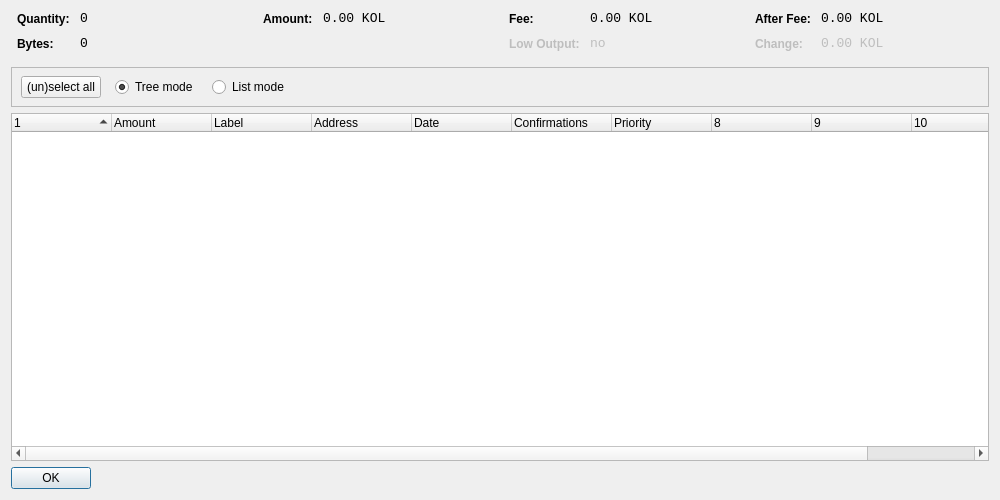
<?xml version="1.0" encoding="UTF-8"?>
<ui version="4.0">
 <class>CoinControlDialog</class>
 <widget class="QDialog" name="CoinControlDialog">
  <property name="geometry">
   <rect>
    <x>0</x>
    <y>0</y>
    <width>1000</width>
    <height>500</height>
   </rect>
  </property>
  <property name="windowTitle">
   <string>Coin Control</string>
  </property>
  <layout class="QVBoxLayout" name="verticalLayout">
   <item>
    <layout class="QHBoxLayout" name="horizontalLayoutTop" stretch="0,0,0,0">
     <property name="topMargin">
      <number>0</number>
     </property>
     <property name="bottomMargin">
      <number>10</number>
     </property>
     <item>
      <layout class="QFormLayout" name="formLayoutCoinControl1">
       <property name="horizontalSpacing">
        <number>10</number>
       </property>
       <property name="verticalSpacing">
        <number>10</number>
       </property>
       <property name="leftMargin">
        <number>6</number>
       </property>
       <property name="rightMargin">
        <number>6</number>
       </property>
       <item row="0" column="0">
        <widget class="QLabel" name="labelCoinControlQuantityText">
         <property name="styleSheet">
          <string notr="true">font-weight:bold;</string>
         </property>
         <property name="text">
          <string>Quantity:</string>
         </property>
        </widget>
       </item>
       <item row="0" column="1">
        <widget class="QLabel" name="labelCoinControlQuantity">
         <property name="font">
          <font>
           <family>Monospace</family>
           <pointsize>10</pointsize>
          </font>
         </property>
         <property name="cursor">
          <cursorShape>IBeamCursor</cursorShape>
         </property>
         <property name="contextMenuPolicy">
          <enum>Qt::ActionsContextMenu</enum>
         </property>
         <property name="text">
          <string notr="true">0</string>
         </property>
         <property name="textInteractionFlags">
          <set>Qt::LinksAccessibleByMouse|Qt::TextSelectableByKeyboard|Qt::TextSelectableByMouse</set>
         </property>
        </widget>
       </item>
       <item row="1" column="0">
        <widget class="QLabel" name="labelCoinControlBytesText">
         <property name="styleSheet">
          <string notr="true">font-weight:bold;</string>
         </property>
         <property name="text">
          <string>Bytes:</string>
         </property>
        </widget>
       </item>
       <item row="1" column="1">
        <widget class="QLabel" name="labelCoinControlBytes">
         <property name="font">
          <font>
           <family>Monospace</family>
           <pointsize>10</pointsize>
          </font>
         </property>
         <property name="cursor">
          <cursorShape>IBeamCursor</cursorShape>
         </property>
         <property name="contextMenuPolicy">
          <enum>Qt::ActionsContextMenu</enum>
         </property>
         <property name="text">
          <string notr="true">0</string>
         </property>
         <property name="textInteractionFlags">
          <set>Qt::LinksAccessibleByMouse|Qt::TextSelectableByKeyboard|Qt::TextSelectableByMouse</set>
         </property>
        </widget>
       </item>
      </layout>
     </item>
     <item>
      <layout class="QFormLayout" name="formLayoutCoinControl2">
       <property name="horizontalSpacing">
        <number>10</number>
       </property>
       <property name="verticalSpacing">
        <number>10</number>
       </property>
       <property name="leftMargin">
        <number>6</number>
       </property>
       <property name="rightMargin">
        <number>6</number>
       </property>
       <item row="0" column="0">
        <widget class="QLabel" name="labelCoinControlAmountText">
         <property name="styleSheet">
          <string notr="true">font-weight:bold;</string>
         </property>
         <property name="text">
          <string>Amount:</string>
         </property>
        </widget>
       </item>
       <item row="0" column="1">
        <widget class="QLabel" name="labelCoinControlAmount">
         <property name="font">
          <font>
           <family>Monospace</family>
           <pointsize>10</pointsize>
          </font>
         </property>
         <property name="cursor">
          <cursorShape>IBeamCursor</cursorShape>
         </property>
         <property name="contextMenuPolicy">
          <enum>Qt::ActionsContextMenu</enum>
         </property>
         <property name="text">
          <string notr="true">0.00 KOL</string>
         </property>
         <property name="textInteractionFlags">
          <set>Qt::LinksAccessibleByMouse|Qt::TextSelectableByKeyboard|Qt::TextSelectableByMouse</set>
         </property>
        </widget>
       </item>
      </layout>
     </item>
     <item>
      <layout class="QFormLayout" name="formLayoutCoinControl3">
       <property name="horizontalSpacing">
        <number>10</number>
       </property>
       <property name="verticalSpacing">
        <number>10</number>
       </property>
       <property name="leftMargin">
        <number>6</number>
       </property>
       <property name="rightMargin">
        <number>6</number>
       </property>
       <item row="0" column="0">
        <widget class="QLabel" name="labelCoinControlFeeText">
         <property name="styleSheet">
          <string notr="true">font-weight:bold;</string>
         </property>
         <property name="text">
          <string>Fee:</string>
         </property>
        </widget>
       </item>
       <item row="0" column="1">
        <widget class="QLabel" name="labelCoinControlFee">
         <property name="font">
          <font>
           <family>Monospace</family>
           <pointsize>10</pointsize>
          </font>
         </property>
         <property name="cursor">
          <cursorShape>IBeamCursor</cursorShape>
         </property>
         <property name="contextMenuPolicy">
          <enum>Qt::ActionsContextMenu</enum>
         </property>
         <property name="text">
          <string notr="true">0.00 KOL</string>
         </property>
         <property name="textInteractionFlags">
          <set>Qt::LinksAccessibleByMouse|Qt::TextSelectableByKeyboard|Qt::TextSelectableByMouse</set>
         </property>
        </widget>
       </item>
       <item row="1" column="0">
        <widget class="QLabel" name="labelCoinControlLowOutputText">
         <property name="enabled">
          <bool>false</bool>
         </property>
         <property name="styleSheet">
          <string notr="true">font-weight:bold;</string>
         </property>
         <property name="text">
          <string>Low Output:</string>
         </property>
        </widget>
       </item>
       <item row="1" column="1">
        <widget class="QLabel" name="labelCoinControlLowOutput">
         <property name="enabled">
          <bool>false</bool>
         </property>
         <property name="font">
          <font>
           <family>Monospace</family>
           <pointsize>10</pointsize>
          </font>
         </property>
         <property name="cursor">
          <cursorShape>IBeamCursor</cursorShape>
         </property>
         <property name="contextMenuPolicy">
          <enum>Qt::ActionsContextMenu</enum>
         </property>
         <property name="text">
          <string notr="true">no</string>
         </property>
         <property name="textInteractionFlags">
          <set>Qt::LinksAccessibleByMouse|Qt::TextSelectableByKeyboard|Qt::TextSelectableByMouse</set>
         </property>
        </widget>
       </item>
      </layout>
     </item>
     <item>
      <layout class="QFormLayout" name="formLayoutCoinControl4">
       <property name="horizontalSpacing">
        <number>10</number>
       </property>
       <property name="verticalSpacing">
        <number>10</number>
       </property>
       <property name="leftMargin">
        <number>6</number>
       </property>
       <property name="rightMargin">
        <number>6</number>
       </property>
       <item row="0" column="0">
        <widget class="QLabel" name="labelCoinControlAfterFeeText">
         <property name="styleSheet">
          <string notr="true">font-weight:bold;</string>
         </property>
         <property name="text">
          <string>After Fee:</string>
         </property>
        </widget>
       </item>
       <item row="0" column="1">
        <widget class="QLabel" name="labelCoinControlAfterFee">
         <property name="font">
          <font>
           <family>Monospace</family>
           <pointsize>10</pointsize>
          </font>
         </property>
         <property name="cursor">
          <cursorShape>IBeamCursor</cursorShape>
         </property>
         <property name="contextMenuPolicy">
          <enum>Qt::ActionsContextMenu</enum>
         </property>
         <property name="text">
          <string notr="true">0.00 KOL</string>
         </property>
         <property name="textInteractionFlags">
          <set>Qt::LinksAccessibleByMouse|Qt::TextSelectableByKeyboard|Qt::TextSelectableByMouse</set>
         </property>
        </widget>
       </item>
       <item row="1" column="0">
        <widget class="QLabel" name="labelCoinControlChangeText">
         <property name="enabled">
          <bool>false</bool>
         </property>
         <property name="styleSheet">
          <string notr="true">font-weight:bold;</string>
         </property>
         <property name="text">
          <string>Change:</string>
         </property>
        </widget>
       </item>
       <item row="1" column="1">
        <widget class="QLabel" name="labelCoinControlChange">
         <property name="enabled">
          <bool>false</bool>
         </property>
         <property name="font">
          <font>
           <family>Monospace</family>
           <pointsize>10</pointsize>
          </font>
         </property>
         <property name="cursor">
          <cursorShape>IBeamCursor</cursorShape>
         </property>
         <property name="contextMenuPolicy">
          <enum>Qt::ActionsContextMenu</enum>
         </property>
         <property name="text">
          <string notr="true">0.00 KOL</string>
         </property>
         <property name="textInteractionFlags">
          <set>Qt::LinksAccessibleByMouse|Qt::TextSelectableByKeyboard|Qt::TextSelectableByMouse</set>
         </property>
        </widget>
       </item>
      </layout>
     </item>
    </layout>
   </item>
   <item>
    <widget class="QFrame" name="frame">
     <property name="minimumSize">
      <size>
       <width>0</width>
       <height>40</height>
      </size>
     </property>
     <property name="frameShape">
      <enum>QFrame::StyledPanel</enum>
     </property>
     <property name="frameShadow">
      <enum>QFrame::Sunken</enum>
     </property>
     <widget class="QWidget" name="horizontalLayoutWidget">
      <property name="geometry">
       <rect>
        <x>10</x>
        <y>0</y>
        <width>781</width>
        <height>41</height>
       </rect>
      </property>
      <layout class="QHBoxLayout" name="horizontalLayoutPanel" stretch="0,0,0,0,0">
       <property name="spacing">
        <number>14</number>
       </property>
       <item>
        <widget class="QPushButton" name="pushButtonSelectAll">
         <property name="sizePolicy">
          <sizepolicy hsizetype="Maximum" vsizetype="Fixed">
           <horstretch>0</horstretch>
           <verstretch>0</verstretch>
          </sizepolicy>
         </property>
         <property name="text">
          <string>(un)select all</string>
         </property>
        </widget>
       </item>
       <item>
        <widget class="QRadioButton" name="radioTreeMode">
         <property name="sizePolicy">
          <sizepolicy hsizetype="Maximum" vsizetype="Fixed">
           <horstretch>0</horstretch>
           <verstretch>0</verstretch>
          </sizepolicy>
         </property>
         <property name="text">
          <string>Tree mode</string>
         </property>
         <property name="checked">
          <bool>true</bool>
         </property>
        </widget>
       </item>
       <item>
        <widget class="QRadioButton" name="radioListMode">
         <property name="sizePolicy">
          <sizepolicy hsizetype="Maximum" vsizetype="Fixed">
           <horstretch>0</horstretch>
           <verstretch>0</verstretch>
          </sizepolicy>
         </property>
         <property name="text">
          <string>List mode</string>
         </property>
        </widget>
       </item>
       <item>
        <spacer name="horizontalSpacer">
         <property name="orientation">
          <enum>Qt::Horizontal</enum>
         </property>
         <property name="sizeHint" stdset="0">
          <size>
           <width>40</width>
           <height>20</height>
          </size>
         </property>
        </spacer>
       </item>
      </layout>
     </widget>
    </widget>
   </item>
   <item>
    <widget class="CoinControlTreeWidget" name="treeWidget">
     <property name="contextMenuPolicy">
      <enum>Qt::CustomContextMenu</enum>
     </property>
     <property name="sortingEnabled">
      <bool>false</bool>
     </property>
     <property name="columnCount">
      <number>11</number>
     </property>
     <attribute name="headerShowSortIndicator" stdset="0">
      <bool>true</bool>
     </attribute>
     <attribute name="headerStretchLastSection">
      <bool>false</bool>
     </attribute>
     <column>
      <property name="text">
       <string/>
      </property>
     </column>
     <column>
      <property name="text">
       <string>Amount</string>
      </property>
     </column>
     <column>
      <property name="text">
       <string>Label</string>
      </property>
     </column>
     <column>
      <property name="text">
       <string>Address</string>
      </property>
     </column>
     <column>
      <property name="text">
       <string>Date</string>
      </property>
     </column>
     <column>
      <property name="text">
       <string>Confirmations</string>
      </property>
      <property name="toolTip">
       <string>Confirmed</string>
      </property>
     </column>
     <column>
      <property name="text">
       <string>Priority</string>
      </property>
     </column>
     <column>
      <property name="text">
       <string/>
      </property>
     </column>
     <column>
      <property name="text">
       <string/>
      </property>
     </column>
     <column>
      <property name="text">
       <string/>
      </property>
     </column>
     <column>
      <property name="text">
       <string/>
      </property>
     </column>
    </widget>
   </item>
   <item>
    <widget class="QDialogButtonBox" name="buttonBox">
     <property name="sizePolicy">
      <sizepolicy hsizetype="Maximum" vsizetype="Fixed">
       <horstretch>0</horstretch>
       <verstretch>0</verstretch>
      </sizepolicy>
     </property>
     <property name="orientation">
      <enum>Qt::Horizontal</enum>
     </property>
     <property name="standardButtons">
      <set>QDialogButtonBox::Ok</set>
     </property>
    </widget>
   </item>
  </layout>
 </widget>
 <customwidgets>
  <customwidget>
   <class>CoinControlTreeWidget</class>
   <extends>QTreeWidget</extends>
   <header>coincontroltreewidget.h</header>
  </customwidget>
 </customwidgets>
 <resources/>
 <connections/>
</ui>
